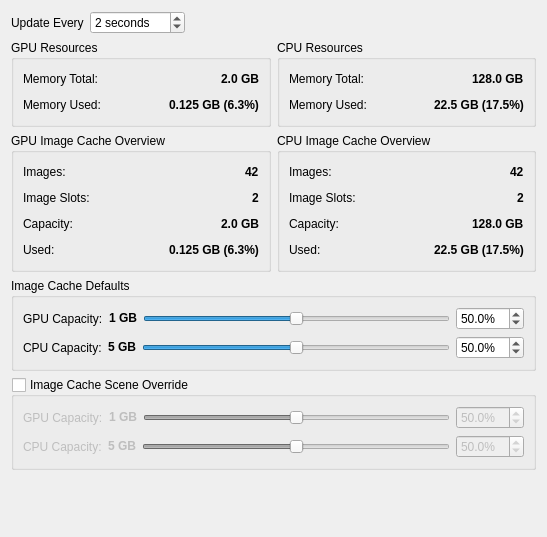
<?xml version="1.0" encoding="UTF-8"?>
<ui version="4.0">
 <class>Form</class>
 <widget class="QWidget" name="Form">
  <property name="geometry">
   <rect>
    <x>0</x>
    <y>0</y>
    <width>547</width>
    <height>537</height>
   </rect>
  </property>
  <property name="windowTitle">
   <string>Form</string>
  </property>
  <layout class="QVBoxLayout" name="verticalLayout">
   <item>
    <layout class="QHBoxLayout" name="horizontalLayout_5">
     <item>
      <widget class="QLabel" name="label_5">
       <property name="text">
        <string>Update Every</string>
       </property>
      </widget>
     </item>
     <item>
      <widget class="QSpinBox" name="updateEvery_spinBox">
       <property name="suffix">
        <string> seconds</string>
       </property>
       <property name="minimum">
        <number>1</number>
       </property>
       <property name="maximum">
        <number>300</number>
       </property>
       <property name="value">
        <number>2</number>
       </property>
      </widget>
     </item>
     <item>
      <spacer name="horizontalSpacer">
       <property name="orientation">
        <enum>Qt::Horizontal</enum>
       </property>
       <property name="sizeHint" stdset="0">
        <size>
         <width>40</width>
         <height>20</height>
        </size>
       </property>
      </spacer>
     </item>
    </layout>
   </item>
   <item>
    <layout class="QHBoxLayout" name="horizontalLayout_2">
     <item>
      <widget class="QGroupBox" name="gpuResources_groupBox">
       <property name="title">
        <string>GPU Resources</string>
       </property>
       <layout class="QHBoxLayout" name="horizontalLayout_15">
        <item>
         <layout class="QVBoxLayout" name="verticalLayout_2">
          <item>
           <layout class="QHBoxLayout" name="horizontalLayout">
            <item>
             <widget class="QLabel" name="gpuMemoryTotal_label">
              <property name="text">
               <string>Memory Total:</string>
              </property>
             </widget>
            </item>
            <item>
             <spacer name="horizontalSpacer_2">
              <property name="orientation">
               <enum>Qt::Horizontal</enum>
              </property>
              <property name="sizeHint" stdset="0">
               <size>
                <width>40</width>
                <height>20</height>
               </size>
              </property>
             </spacer>
            </item>
            <item>
             <widget class="QLabel" name="gpuMemoryTotalValue_label">
              <property name="text">
               <string>&lt;html&gt;&lt;head/&gt;&lt;body&gt;&lt;p&gt;&lt;span style=&quot; font-weight:600;&quot;&gt;2.0 GB&lt;/span&gt;&lt;/p&gt;&lt;/body&gt;&lt;/html&gt;</string>
              </property>
             </widget>
            </item>
           </layout>
          </item>
          <item>
           <layout class="QHBoxLayout" name="horizontalLayout_4">
            <item>
             <widget class="QLabel" name="gpuMemoryUsed_label">
              <property name="text">
               <string>Memory Used:</string>
              </property>
             </widget>
            </item>
            <item>
             <spacer name="horizontalSpacer_4">
              <property name="orientation">
               <enum>Qt::Horizontal</enum>
              </property>
              <property name="sizeHint" stdset="0">
               <size>
                <width>40</width>
                <height>20</height>
               </size>
              </property>
             </spacer>
            </item>
            <item>
             <widget class="QLabel" name="gpuMemoryUsedValue_label">
              <property name="text">
               <string>&lt;html&gt;&lt;head/&gt;&lt;body&gt;&lt;p&gt;&lt;span style=&quot; font-weight:600;&quot;&gt;0.125 GB (6.3%)&lt;/span&gt;&lt;/p&gt;&lt;/body&gt;&lt;/html&gt;</string>
              </property>
             </widget>
            </item>
           </layout>
          </item>
         </layout>
        </item>
       </layout>
      </widget>
     </item>
     <item>
      <widget class="QGroupBox" name="cpuResources_groupBox">
       <property name="title">
        <string>CPU Resources</string>
       </property>
       <layout class="QHBoxLayout" name="horizontalLayout_16">
        <item>
         <layout class="QVBoxLayout" name="verticalLayout_3">
          <item>
           <layout class="QHBoxLayout" name="horizontalLayout_6">
            <item>
             <widget class="QLabel" name="cpuMemoryTotal_label">
              <property name="text">
               <string>Memory Total:</string>
              </property>
             </widget>
            </item>
            <item>
             <spacer name="horizontalSpacer_3">
              <property name="orientation">
               <enum>Qt::Horizontal</enum>
              </property>
              <property name="sizeHint" stdset="0">
               <size>
                <width>40</width>
                <height>20</height>
               </size>
              </property>
             </spacer>
            </item>
            <item>
             <widget class="QLabel" name="cpuMemoryTotalValue_label">
              <property name="text">
               <string>&lt;html&gt;&lt;head/&gt;&lt;body&gt;&lt;p&gt;&lt;span style=&quot; font-weight:600;&quot;&gt;128.0 GB&lt;/span&gt;&lt;/p&gt;&lt;/body&gt;&lt;/html&gt;</string>
              </property>
             </widget>
            </item>
           </layout>
          </item>
          <item>
           <layout class="QHBoxLayout" name="horizontalLayout_17">
            <item>
             <widget class="QLabel" name="cpuMemoryUsed_label">
              <property name="text">
               <string>Memory Used:</string>
              </property>
             </widget>
            </item>
            <item>
             <spacer name="horizontalSpacer_5">
              <property name="orientation">
               <enum>Qt::Horizontal</enum>
              </property>
              <property name="sizeHint" stdset="0">
               <size>
                <width>40</width>
                <height>20</height>
               </size>
              </property>
             </spacer>
            </item>
            <item>
             <widget class="QLabel" name="cpuMemoryUsedValue_label">
              <property name="text">
               <string>&lt;html&gt;&lt;head/&gt;&lt;body&gt;&lt;p&gt;&lt;span style=&quot; font-weight:600;&quot;&gt;22.5 GB (17.5%)&lt;/span&gt;&lt;/p&gt;&lt;/body&gt;&lt;/html&gt;</string>
              </property>
             </widget>
            </item>
           </layout>
          </item>
         </layout>
        </item>
       </layout>
      </widget>
     </item>
    </layout>
   </item>
   <item>
    <layout class="QHBoxLayout" name="horizontalLayout_14">
     <item>
      <widget class="QGroupBox" name="imageCacheOverview_groupBox">
       <property name="title">
        <string>GPU Image Cache Overview</string>
       </property>
       <layout class="QVBoxLayout" name="verticalLayout_5">
        <item>
         <layout class="QHBoxLayout" name="horizontalLayout_3">
          <item>
           <widget class="QLabel" name="gpuCacheItemCount_label">
            <property name="text">
             <string>Images:</string>
            </property>
           </widget>
          </item>
          <item>
           <spacer name="horizontalSpacer_6">
            <property name="orientation">
             <enum>Qt::Horizontal</enum>
            </property>
            <property name="sizeHint" stdset="0">
             <size>
              <width>40</width>
              <height>20</height>
             </size>
            </property>
           </spacer>
          </item>
          <item>
           <widget class="QLabel" name="gpuCacheItemCountValue_label">
            <property name="text">
             <string>&lt;html&gt;&lt;head/&gt;&lt;body&gt;&lt;p&gt;&lt;span style=&quot; font-weight:600;&quot;&gt;42&lt;/span&gt;&lt;/p&gt;&lt;/body&gt;&lt;/html&gt;</string>
            </property>
           </widget>
          </item>
         </layout>
        </item>
        <item>
         <layout class="QHBoxLayout" name="horizontalLayout_20">
          <item>
           <widget class="QLabel" name="gpuCacheSlotCount_label">
            <property name="text">
             <string>Image Slots:</string>
            </property>
           </widget>
          </item>
          <item>
           <spacer name="horizontalSpacer_12">
            <property name="orientation">
             <enum>Qt::Horizontal</enum>
            </property>
            <property name="sizeHint" stdset="0">
             <size>
              <width>40</width>
              <height>20</height>
             </size>
            </property>
           </spacer>
          </item>
          <item>
           <widget class="QLabel" name="gpuCacheSlotCountValue_label">
            <property name="text">
             <string>&lt;html&gt;&lt;head/&gt;&lt;body&gt;&lt;p&gt;&lt;span style=&quot; font-weight:600;&quot;&gt;2&lt;/span&gt;&lt;/p&gt;&lt;/body&gt;&lt;/html&gt;</string>
            </property>
           </widget>
          </item>
         </layout>
        </item>
        <item>
         <layout class="QHBoxLayout" name="horizontalLayout_9">
          <item>
           <widget class="QLabel" name="gpuCacheCapacity_label_2">
            <property name="text">
             <string>Capacity:</string>
            </property>
           </widget>
          </item>
          <item>
           <spacer name="horizontalSpacer_7">
            <property name="orientation">
             <enum>Qt::Horizontal</enum>
            </property>
            <property name="sizeHint" stdset="0">
             <size>
              <width>40</width>
              <height>20</height>
             </size>
            </property>
           </spacer>
          </item>
          <item>
           <widget class="QLabel" name="gpuCacheCapacityValue_label">
            <property name="text">
             <string>&lt;html&gt;&lt;head/&gt;&lt;body&gt;&lt;p&gt;&lt;span style=&quot; font-weight:600;&quot;&gt;2.0 GB&lt;/span&gt;&lt;/p&gt;&lt;/body&gt;&lt;/html&gt;</string>
            </property>
           </widget>
          </item>
         </layout>
        </item>
        <item>
         <layout class="QHBoxLayout" name="horizontalLayout_10">
          <item>
           <widget class="QLabel" name="gpuCacheUsed_label">
            <property name="text">
             <string>Used:</string>
            </property>
           </widget>
          </item>
          <item>
           <spacer name="horizontalSpacer_8">
            <property name="orientation">
             <enum>Qt::Horizontal</enum>
            </property>
            <property name="sizeHint" stdset="0">
             <size>
              <width>40</width>
              <height>20</height>
             </size>
            </property>
           </spacer>
          </item>
          <item>
           <widget class="QLabel" name="gpuCacheUsedValue_label">
            <property name="text">
             <string>&lt;html&gt;&lt;head/&gt;&lt;body&gt;&lt;p&gt;&lt;span style=&quot; font-weight:600;&quot;&gt;0.125 GB (6.3%)&lt;/span&gt;&lt;/p&gt;&lt;/body&gt;&lt;/html&gt;</string>
            </property>
           </widget>
          </item>
         </layout>
        </item>
       </layout>
      </widget>
     </item>
     <item>
      <widget class="QGroupBox" name="imageCacheOverview_groupBox_2">
       <property name="title">
        <string>CPU Image Cache Overview</string>
       </property>
       <layout class="QVBoxLayout" name="verticalLayout_6">
        <item>
         <layout class="QHBoxLayout" name="horizontalLayout_11">
          <item>
           <widget class="QLabel" name="cpuCacheItemCount_label">
            <property name="text">
             <string>Images:</string>
            </property>
           </widget>
          </item>
          <item>
           <spacer name="horizontalSpacer_9">
            <property name="orientation">
             <enum>Qt::Horizontal</enum>
            </property>
            <property name="sizeHint" stdset="0">
             <size>
              <width>40</width>
              <height>20</height>
             </size>
            </property>
           </spacer>
          </item>
          <item>
           <widget class="QLabel" name="cpuCacheItemCountValue_label">
            <property name="text">
             <string>&lt;html&gt;&lt;head/&gt;&lt;body&gt;&lt;p&gt;&lt;span style=&quot; font-weight:600;&quot;&gt;42&lt;/span&gt;&lt;/p&gt;&lt;/body&gt;&lt;/html&gt;</string>
            </property>
           </widget>
          </item>
         </layout>
        </item>
        <item>
         <layout class="QHBoxLayout" name="horizontalLayout_21">
          <item>
           <widget class="QLabel" name="cpuCacheSlotCount_label">
            <property name="text">
             <string>Image Slots:</string>
            </property>
           </widget>
          </item>
          <item>
           <spacer name="horizontalSpacer_13">
            <property name="orientation">
             <enum>Qt::Horizontal</enum>
            </property>
            <property name="sizeHint" stdset="0">
             <size>
              <width>40</width>
              <height>20</height>
             </size>
            </property>
           </spacer>
          </item>
          <item>
           <widget class="QLabel" name="cpuCacheSlotCountValue_label">
            <property name="text">
             <string>&lt;html&gt;&lt;head/&gt;&lt;body&gt;&lt;p&gt;&lt;span style=&quot; font-weight:600;&quot;&gt;2&lt;/span&gt;&lt;/p&gt;&lt;/body&gt;&lt;/html&gt;</string>
            </property>
           </widget>
          </item>
         </layout>
        </item>
        <item>
         <layout class="QHBoxLayout" name="horizontalLayout_12">
          <item>
           <widget class="QLabel" name="cpuCacheCapacity_label_2">
            <property name="text">
             <string>Capacity:</string>
            </property>
           </widget>
          </item>
          <item>
           <spacer name="horizontalSpacer_10">
            <property name="orientation">
             <enum>Qt::Horizontal</enum>
            </property>
            <property name="sizeHint" stdset="0">
             <size>
              <width>40</width>
              <height>20</height>
             </size>
            </property>
           </spacer>
          </item>
          <item>
           <widget class="QLabel" name="cpuCacheCapacityValue_label">
            <property name="text">
             <string>&lt;html&gt;&lt;head/&gt;&lt;body&gt;&lt;p&gt;&lt;span style=&quot; font-weight:600;&quot;&gt;128.0 GB&lt;/span&gt;&lt;/p&gt;&lt;/body&gt;&lt;/html&gt;</string>
            </property>
           </widget>
          </item>
         </layout>
        </item>
        <item>
         <layout class="QHBoxLayout" name="horizontalLayout_13">
          <item>
           <widget class="QLabel" name="cpuCacheUsed_label">
            <property name="text">
             <string>Used:</string>
            </property>
           </widget>
          </item>
          <item>
           <spacer name="horizontalSpacer_11">
            <property name="orientation">
             <enum>Qt::Horizontal</enum>
            </property>
            <property name="sizeHint" stdset="0">
             <size>
              <width>40</width>
              <height>20</height>
             </size>
            </property>
           </spacer>
          </item>
          <item>
           <widget class="QLabel" name="cpuCacheUsedValue_label">
            <property name="text">
             <string>&lt;html&gt;&lt;head/&gt;&lt;body&gt;&lt;p&gt;&lt;span style=&quot; font-weight:600;&quot;&gt;22.5 GB (17.5%)&lt;/span&gt;&lt;/p&gt;&lt;/body&gt;&lt;/html&gt;</string>
            </property>
           </widget>
          </item>
         </layout>
        </item>
       </layout>
      </widget>
     </item>
    </layout>
   </item>
   <item>
    <widget class="QGroupBox" name="imageCacheDefaultSettings_groupBox">
     <property name="title">
      <string>Image Cache Defaults</string>
     </property>
     <layout class="QVBoxLayout" name="verticalLayout_4">
      <item>
       <layout class="QHBoxLayout" name="horizontalLayout_8">
        <item>
         <widget class="QLabel" name="gpuCacheDefaultCapacity_label">
          <property name="text">
           <string>GPU Capacity:</string>
          </property>
         </widget>
        </item>
        <item>
         <widget class="QLabel" name="gpuCacheDefaultCapacityValue_label">
          <property name="text">
           <string>&lt;html&gt;&lt;head/&gt;&lt;body&gt;&lt;p&gt;&lt;span style=&quot; font-weight:600;&quot;&gt;1 GB&lt;/span&gt;&lt;/p&gt;&lt;/body&gt;&lt;/html&gt;</string>
          </property>
         </widget>
        </item>
        <item>
         <widget class="QSlider" name="gpuCacheDefaultCapacity_horizontalSlider">
          <property name="maximum">
           <number>1000</number>
          </property>
          <property name="pageStep">
           <number>100</number>
          </property>
          <property name="value">
           <number>500</number>
          </property>
          <property name="orientation">
           <enum>Qt::Horizontal</enum>
          </property>
         </widget>
        </item>
        <item>
         <widget class="QDoubleSpinBox" name="gpuCacheDefaultCapacity_doubleSpinBox">
          <property name="suffix">
           <string>%</string>
          </property>
          <property name="decimals">
           <number>1</number>
          </property>
          <property name="maximum">
           <double>100.000000000000000</double>
          </property>
          <property name="singleStep">
           <double>5.000000000000000</double>
          </property>
          <property name="value">
           <double>50.000000000000000</double>
          </property>
         </widget>
        </item>
       </layout>
      </item>
      <item>
       <layout class="QHBoxLayout" name="horizontalLayout_7">
        <item>
         <widget class="QLabel" name="cpuCacheDefaultCapacity_label">
          <property name="text">
           <string>CPU Capacity:</string>
          </property>
         </widget>
        </item>
        <item>
         <widget class="QLabel" name="cpuCacheDefaultCapacityValue_label">
          <property name="text">
           <string>&lt;html&gt;&lt;head/&gt;&lt;body&gt;&lt;p&gt;&lt;span style=&quot; font-weight:600;&quot;&gt;5 GB&lt;/span&gt;&lt;/p&gt;&lt;/body&gt;&lt;/html&gt;</string>
          </property>
         </widget>
        </item>
        <item>
         <widget class="QSlider" name="cpuCacheDefaultCapacity_horizontalSlider">
          <property name="maximum">
           <number>1000</number>
          </property>
          <property name="pageStep">
           <number>100</number>
          </property>
          <property name="value">
           <number>500</number>
          </property>
          <property name="orientation">
           <enum>Qt::Horizontal</enum>
          </property>
         </widget>
        </item>
        <item>
         <widget class="QDoubleSpinBox" name="cpuCacheDefaultCapacity_doubleSpinBox">
          <property name="suffix">
           <string>%</string>
          </property>
          <property name="decimals">
           <number>1</number>
          </property>
          <property name="maximum">
           <double>100.000000000000000</double>
          </property>
          <property name="singleStep">
           <double>5.000000000000000</double>
          </property>
          <property name="value">
           <double>50.000000000000000</double>
          </property>
         </widget>
        </item>
       </layout>
      </item>
     </layout>
    </widget>
   </item>
   <item>
    <widget class="QGroupBox" name="imageCacheSceneSettings_groupBox">
     <property name="title">
      <string>Image Cache Scene Override</string>
     </property>
     <property name="checkable">
      <bool>true</bool>
     </property>
     <property name="checked">
      <bool>false</bool>
     </property>
     <layout class="QVBoxLayout" name="verticalLayout_7">
      <item>
       <layout class="QHBoxLayout" name="horizontalLayout_18">
        <item>
         <widget class="QLabel" name="gpuCacheSceneCapacity_label">
          <property name="text">
           <string>GPU Capacity:</string>
          </property>
         </widget>
        </item>
        <item>
         <widget class="QLabel" name="gpuCacheSceneCapacityValue_label">
          <property name="text">
           <string>&lt;html&gt;&lt;head/&gt;&lt;body&gt;&lt;p&gt;&lt;span style=&quot; font-weight:600;&quot;&gt;1 GB&lt;/span&gt;&lt;/p&gt;&lt;/body&gt;&lt;/html&gt;</string>
          </property>
         </widget>
        </item>
        <item>
         <widget class="QSlider" name="gpuCacheSceneCapacity_horizontalSlider">
          <property name="maximum">
           <number>1000</number>
          </property>
          <property name="pageStep">
           <number>100</number>
          </property>
          <property name="value">
           <number>500</number>
          </property>
          <property name="orientation">
           <enum>Qt::Horizontal</enum>
          </property>
         </widget>
        </item>
        <item>
         <widget class="QDoubleSpinBox" name="gpuCacheSceneCapacity_doubleSpinBox">
          <property name="suffix">
           <string>%</string>
          </property>
          <property name="decimals">
           <number>1</number>
          </property>
          <property name="maximum">
           <double>100.000000000000000</double>
          </property>
          <property name="singleStep">
           <double>5.000000000000000</double>
          </property>
          <property name="value">
           <double>50.000000000000000</double>
          </property>
         </widget>
        </item>
       </layout>
      </item>
      <item>
       <layout class="QHBoxLayout" name="horizontalLayout_19">
        <item>
         <widget class="QLabel" name="cpuCacheSceneCapacity_label">
          <property name="text">
           <string>CPU Capacity:</string>
          </property>
         </widget>
        </item>
        <item>
         <widget class="QLabel" name="cpuCacheSceneCapacityValue_label">
          <property name="text">
           <string>&lt;html&gt;&lt;head/&gt;&lt;body&gt;&lt;p&gt;&lt;span style=&quot; font-weight:600;&quot;&gt;5 GB&lt;/span&gt;&lt;/p&gt;&lt;/body&gt;&lt;/html&gt;</string>
          </property>
         </widget>
        </item>
        <item>
         <widget class="QSlider" name="cpuCacheSceneCapacity_horizontalSlider">
          <property name="maximum">
           <number>1000</number>
          </property>
          <property name="pageStep">
           <number>100</number>
          </property>
          <property name="value">
           <number>500</number>
          </property>
          <property name="orientation">
           <enum>Qt::Horizontal</enum>
          </property>
         </widget>
        </item>
        <item>
         <widget class="QDoubleSpinBox" name="cpuCacheSceneCapacity_doubleSpinBox">
          <property name="suffix">
           <string>%</string>
          </property>
          <property name="decimals">
           <number>1</number>
          </property>
          <property name="maximum">
           <double>100.000000000000000</double>
          </property>
          <property name="singleStep">
           <double>5.000000000000000</double>
          </property>
          <property name="value">
           <double>50.000000000000000</double>
          </property>
         </widget>
        </item>
       </layout>
      </item>
     </layout>
    </widget>
   </item>
   <item>
    <spacer name="verticalSpacer">
     <property name="orientation">
      <enum>Qt::Vertical</enum>
     </property>
     <property name="sizeHint" stdset="0">
      <size>
       <width>20</width>
       <height>40</height>
      </size>
     </property>
    </spacer>
   </item>
  </layout>
 </widget>
 <resources/>
 <connections/>
</ui>
